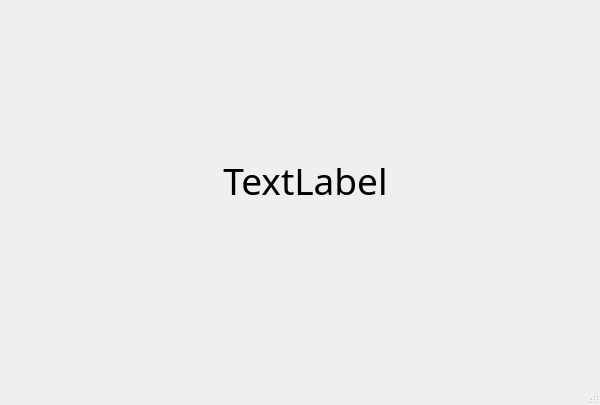
<?xml version="1.0" encoding="UTF-8"?>
<ui version="4.0">
 <class>MainWindow</class>
 <widget class="QMainWindow" name="MainWindow">
  <property name="geometry">
   <rect>
    <x>0</x>
    <y>0</y>
    <width>600</width>
    <height>405</height>
   </rect>
  </property>
  <property name="windowTitle">
   <string>MainWindow</string>
  </property>
  <widget class="QWidget" name="centralwidget">
   <widget class="QLabel" name="label">
    <property name="geometry">
     <rect>
      <x>170</x>
      <y>120</y>
      <width>271</width>
      <height>121</height>
     </rect>
    </property>
    <property name="font">
     <font>
      <family>08서울남산체 L</family>
      <pointsize>28</pointsize>
     </font>
    </property>
    <property name="text">
     <string>TextLabel</string>
    </property>
    <property name="alignment">
     <set>Qt::AlignCenter</set>
    </property>
   </widget>
  </widget>
  <widget class="QMenuBar" name="menubar">
   <property name="geometry">
    <rect>
     <x>0</x>
     <y>0</y>
     <width>600</width>
     <height>21</height>
    </rect>
   </property>
  </widget>
  <widget class="QStatusBar" name="statusbar"/>
 </widget>
 <resources/>
 <connections/>
</ui>
